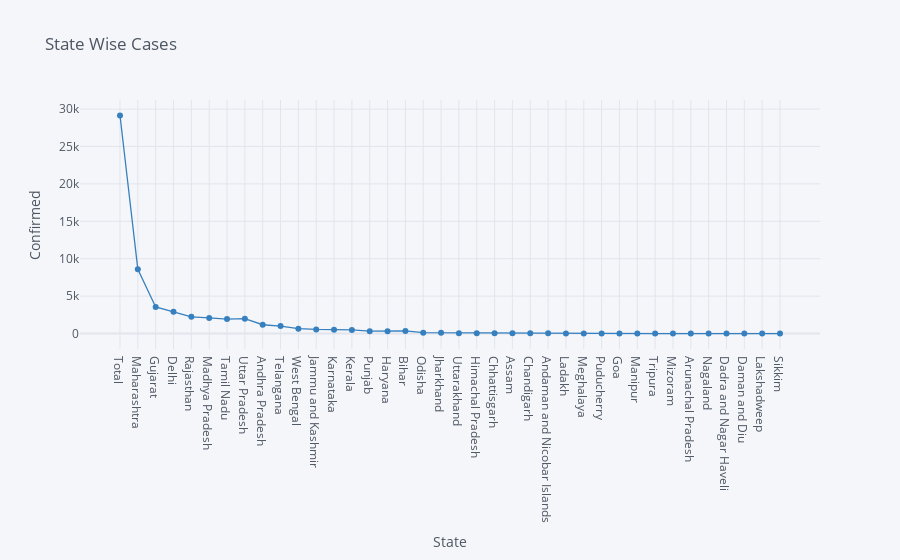

Source (notebook cell):
### Markdown cell above
#  Confirmed Cases as per State

### Code cell
df.iplot(kind="scatter",x="State",y="Confirmed",mode='markers+lines',title="State Wise Cases",xTitle="State",yTitle="Confirmed",colors='blue',size=0)

### Figure 1 — Plotly figure (JSON) as saved in the notebook; plotly's stock layout.template omitted (floating-point values rounded to 4 significant figures)
{"data": [{"line": {"color": "rgba(55, 128, 191, 1.0)", "dash": "solid", "shape": "linear", "width": 1.3}, "marker": {"size": 0, "symbol": "circle"}, "mode": "markers+lines", "name": "Confirmed", "text": "", "type": "scatter", "x": ["Total", "Maharashtra", "Gujarat", "Delhi", "Rajasthan", "Madhya Pradesh", "Tamil Nadu", "Uttar Pradesh", "Andhra Pradesh", "Telangana", "West Bengal", "Jammu and Kashmir", "Karnataka", "Kerala", "Punjab", "Haryana", "Bihar", "Odisha", "Jharkhand", "Uttarakhand", "Himachal Pradesh", "Chhattisgarh", "Assam", "Chandigarh", "Andaman and Nicobar Islands", "Ladakh", "Meghalaya", "Puducherry", "Goa", "Manipur", "Tripura", "Mizoram", "Arunachal Pradesh", "Nagaland", "Dadra and Nagar Haveli", "Daman and Diu", "Lakshadweep", "Sikkim"], "y": [29144, 8590, 3548, 2918, 2234, 2090, 1937, 1986, 1177, 1003, 649, 546, 512, 482, 322, 301, 345, 111, 98, 51, 40, 37, 36, 45, 33, 20, 12, 8, 7, 2, 2, 1, 1, 0, 0, 0, 0, 0]}], "layout": {"legend": {"bgcolor": "#F5F6F9", "font": {"color": "#4D5663"}}, "paper_bgcolor": "#F5F6F9", "plot_bgcolor": "#F5F6F9", "title": {"font": {"color": "#4D5663"}, "text": "State Wise Cases"}, "xaxis": {"gridcolor": "#E1E5ED", "showgrid": true, "tickfont": {"color": "#4D5663"}, "title": {"font": {"color": "#4D5663"}, "text": "State"}, "zerolinecolor": "#E1E5ED"}, "yaxis": {"gridcolor": "#E1E5ED", "showgrid": true, "tickfont": {"color": "#4D5663"}, "title": {"font": {"color": "#4D5663"}, "text": "Confirmed"}, "zerolinecolor": "#E1E5ED"}}}
